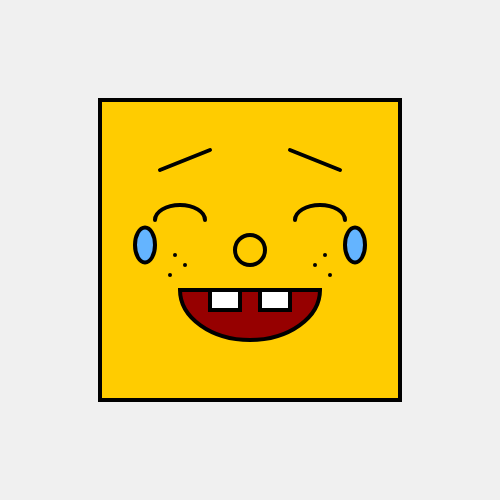
Frame 1 (no input)
Frame 60 (no input): identical to frame 1, image omitted
Frame 120 (the mouse pressed at the canvas centre since frame 60): identical to frame 1, image omitted

The p5.js sketch that drew this single still picture (run headless with seeded random() and noise() and a simulated clock; from frame 60 on, the mouse is pressed at the canvas centre):

// p5.js sketch
// ── sketch.js
function setup() {
  createCanvas(500, 500);
}

function draw() {
  background(240);

  // Drawing a face
  fill(255, 204, 0);
  stroke(0);
  strokeWeight(4);
  square(100, 100, 300);

  // Drawing the eyebrows
  line(160, 170, 210, 150);
  line(290, 150, 340, 170);

  // Drawing the eyes
  noFill();
  arc(180, 220, 50, 30, PI, TWO_PI);
  arc(320, 220, 50, 30, PI, TWO_PI);

  // Drawing the nose
  fill(255, 204, 0);
  stroke(0);
  circle(250, 250, 30);

  // Drawing the Mouth
  fill(150, 0, 0);
  stroke(0);
  arc(250, 290, 140, 100, 0, PI, CHORD);

  // Drawing the tears
  fill(100, 180, 255);
  stroke(0);
  ellipse(145, 245, 20, 35);
  ellipse(355, 245, 20, 35);

  // Drawing the teeth
  fill(255);
  stroke(0);
  rect(210, 290, 30, 20);
  rect(260, 290, 30, 20);

  // Freckles
  fill(0);
  noStroke();
  circle(175, 255, 4);
  circle(185, 265, 4);
  circle(170, 275, 4);
  circle(325, 255, 4);
  circle(315, 265, 4);
  circle(330, 275, 4);
}
